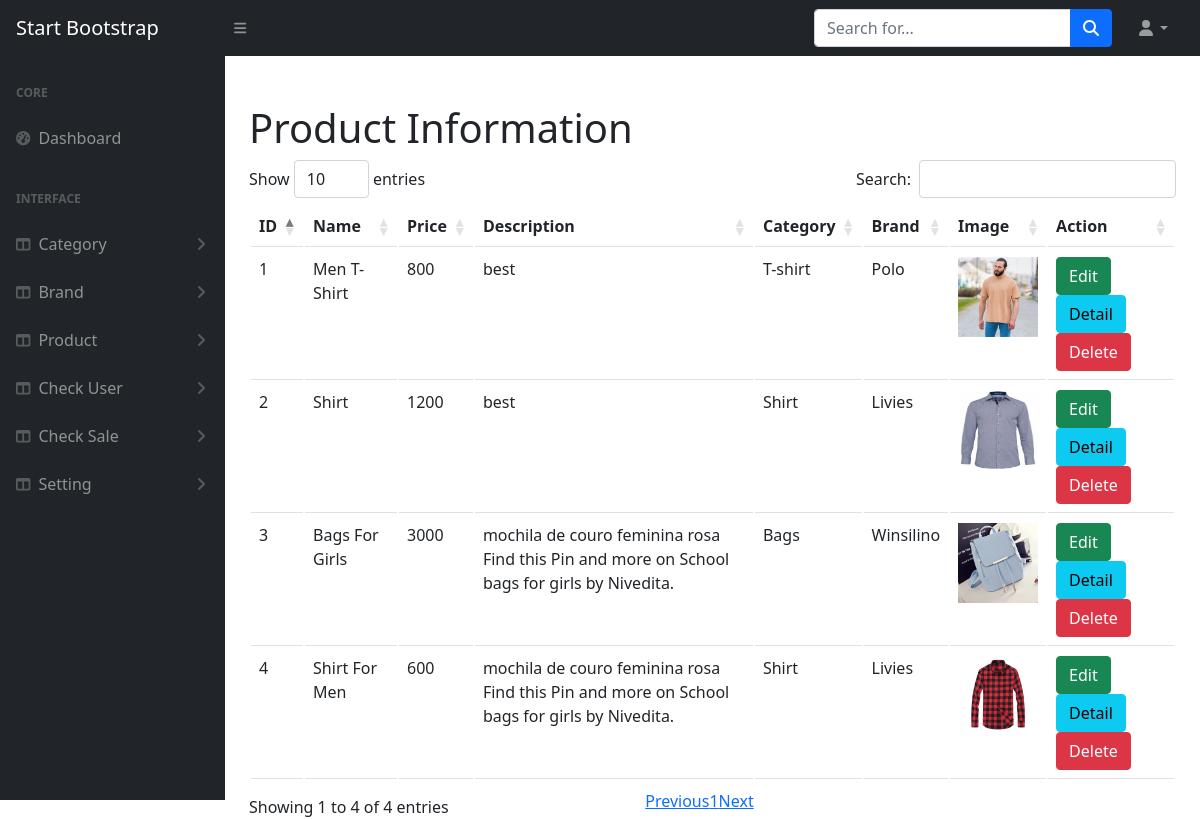
Screenshot of /admin/Dashboard.php?viewproduct with the database file from the repository.
### tables this page shows
CREATE TABLE `producttb` (
  `pid` int(11) NOT NULL,
  `pname` varchar(50) DEFAULT NULL,
  `pprice` int(11) DEFAULT NULL,
  `pdesc` varchar(200) DEFAULT NULL,
  `pCatID` int(11) DEFAULT NULL,
  `PBrandID` int(11) DEFAULT NULL,
  `p_images` varchar(200) DEFAULT NULL
);

CREATE TABLE `categorytb` (
  `cid` int(11) NOT NULL,
  `cname` varchar(50) NOT NULL
);

CREATE TABLE `brandtb` (
  `bid` int(11) NOT NULL,
  `bname` varchar(50) NOT NULL
);

### admin/ViewProduct.php (the view, shortened to what this page needs)
<?php
    include("connection.php");
?>
<!DOCTYPE html>
<html lang="en">
<head>
</head>
<body>
    <h1>Product Information</h1>
    <table id="mytable" class="table display">
        <thead>
        <tr>
            <th>ID</th>
            <th>Name</th>
            <th>Price</th>
            <th>Description</th>
            <th>Category</th>
            <th>Brand</th>
            <th>Image</th>
            <th>Action</th>
        </tr>
        </thead>
        <tbody>
        <?php
            $fetch = mysqli_query($con,'SELECT * FROM producttb
            INNER JOIN categorytb
            ON
            producttb.pCatID = categorytb.cid
            INNER JOIN brandtb
            ON
            producttb.PBrandID = brandtb.bid;
            ');
            while($row = mysqli_fetch_array($fetch))
            {
                echo '
                <tr>
                    <td>'.$row[0].'</td>
                    <td>'.$row[1].'</td>
                    <td>'.$row[2].'</td>
                    <td>'.$row[3].'</td>
                    <td>'.$row[8].'</td>
                    <td>'.$row[10].'</td>
                    <td><img src="productimages/'.$row[6].'" width="80" height="80" alt=""></td>
                <td>
                    <a href="" class="btn btn-success">Edit</a>
                    <a href="" class="btn btn-info">Detail</a>
                    <a href="" class="btn btn-danger">Delete</a>
            </td>
            </tr>
            ';
            }
        ?>
        </tbody>
    </table>
</body>
</html>

### rows the page displays
producttb: pid "1", pname "Men T-Shirt", pprice "800", pdesc "best", pCatID.cname "T-shirt", PBrandID.bname "Polo", p_images (picture)
producttb: pid "2", pname "Shirt", pprice "1200", pdesc "best", pCatID.cname "Shirt", PBrandID.bname "Livies", p_images (picture)
producttb: pid "3", pname "Bags For Girls", pprice "3000", pdesc "mochila de couro feminina rosa Find this Pin and more on School bags for girls by Nivedita.", pCatID.cname "Bags", PBrandID.bname "Winsilino", p_images (picture)
producttb: pid "4", pname "Shirt For Men", pprice "600", pdesc "mochila de couro feminina rosa Find this Pin and more on School bags for girls by Nivedita.", pCatID.cname "Shirt", PBrandID.bname "Livies", p_images (picture)
